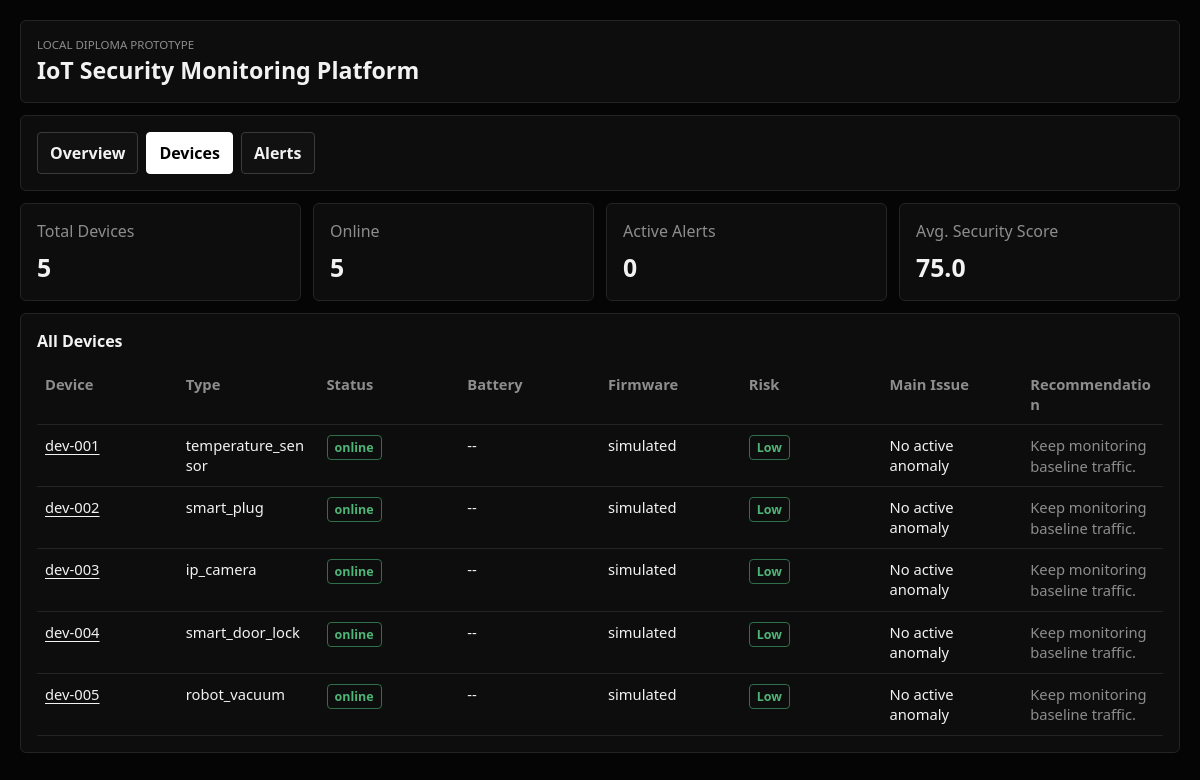
Screenshot of /dashboard/devices with the database file from the repository.
### app/models/registered_device.py (models this page shows)
class RegisteredDevice(Base):
    __tablename__ = "registered_devices"
    id: Mapped[int] = mapped_column(Integer, primary_key=True)
    device_id: Mapped[str] = mapped_column(String(100), unique=True, index=True)
    device_name: Mapped[str] = mapped_column(String(120))
    device_type: Mapped[str] = mapped_column(String(80))
    device_mode: Mapped[str] = mapped_column(String(20), default="simulated")
    ip_address: Mapped[str | None] = mapped_column(String(45), nullable=True)
    mac_address: Mapped[str | None] = mapped_column(String(32), nullable=True)
    created_at: Mapped[datetime] = mapped_column(DateTime(timezone=True), default=utc_now)

### app/main.py (the view)
@app.get("/dashboard/devices", response_class=HTMLResponse)
def dashboard_devices(request: Request, db: Session = Depends(get_db)) -> HTMLResponse:
    return templates.TemplateResponse(
        request,
        "devices.html",
        {"summary": _summary(db), "devices": _registered_device_cards(db)},
    )

### app/templates/devices.html (shortened to what this page needs)
<!DOCTYPE html>
<html lang="ru">
<head>
    <link rel="stylesheet" href="{{ url_for('static', path='/dashboard.css') }}">
</head>
<body>
<main class="page-shell">
    <header class="topbar card">
        <div>
            <p class="eyebrow">Local diploma prototype</p>
            <h1>IoT Security Monitoring Platform</h1>
        </div>
    </header>
    <nav class="nav-bar card">
        <a href="/">Overview</a>
        <a href="/dashboard/devices" class="active">Devices</a>
        <a href="/dashboard/alerts">Alerts</a>
    </nav>
    <section class="kpis">
        <article class="card kpi"><p>Total Devices</p><strong>{{ summary.total_devices }}</strong></article>
        <article class="card kpi"><p>Online</p><strong>{{ summary.online_devices }}</strong></article>
        <article class="card kpi"><p>Active Alerts</p><strong>{{ summary.active_alerts }}</strong></article>
        <article class="card kpi"><p>Avg. Security Score</p><strong>{{ summary.avg_security_score }}</strong></article>
    </section>
    <section class="card">
        <h2>All Devices</h2>
        <table>
            <thead>
            <tr>
                <th>Device</th>
                <th>Type</th>
                <th>Status</th>
                <th>Battery</th>
                <th>Firmware</th>
                <th>Risk</th>
                <th>Main Issue</th>
                <th>Recommendation</th>
            </tr>
            </thead>
            <tbody>
            {% if devices %}
                {% for device in devices %}
                <tr>
                    <td><a href="/dashboard/devices/{{ device.device_id }}" class="device-link">{{ device.device_id }}</a></td>
                    <td>{{ device.device_type }}</td>
                    <td><span class="badge {{ 'online' if device.status == 'online' else 'offline' }}">{{ device.status }}</span></td>
                    <td>{{ device.battery if device.battery is not none else '--' }}{% if device.battery is not none %}%{% endif %}</td>
                    <td>{{ device.firmware_version if device.firmware_version else '--' }}</td>
                    <td><span class="badge risk-{{ device.risk_level | lower }}">{{ device.risk_level }}</span></td>
                    <td>{{ device.main_issue }}</td>
                    <td class="recommendation-cell">{{ device.recommendation }}</td>
                </tr>
                {% endfor %}
            {% else %}
                <tr><td colspan="8">No devices registered yet.</td></tr>
            {% endif %}
            </tbody>
        </table>
    </section>
</main>
</body>
</html>

### app/static/dashboard.css (style rules this page uses)
:root, :root[data-theme="dark"] { --bg: #050505; --panel: #0d0d0d; --panel-2: #111; --ink: #f2f2f2; --muted: #8d8d8d; --line: #242424; --line-strong: #3a3a3a; --accent: #fff; --ok: #87d37c; --warn: #f0c36a; --danger: #ff6b6b; --critical: #e5484d; --high: #ff8a3d; --medium: #f5c451; --low: #4fb477; --info: #4aa3ff; --ml: #9b8cff; --font-ui: "Segoe UI", Arial, sans-serif; }
* { box-sizing: border-box; }
body { margin: 0; min-width: 320px; color: var(--ink); background: var(--bg); font-family: var(--font-ui); }
.page-shell { width: min(1280px, 100%); margin: 0 auto; padding: 20px; display: grid; gap: 12px; }
.card { background: var(--panel); border: 1px solid var(--line); border-radius: 6px; padding: 16px; }
.topbar { display: flex; justify-content: space-between; align-items: center; gap: 16px; }
.topbar h1 { margin: 2px 0 0; font-size: 1.45rem; font-weight: 650; letter-spacing: 0; }
.eyebrow { margin: 0; color: var(--muted); text-transform: uppercase; font-size: 0.72rem; letter-spacing: 0; }
.actions, .nav-bar { display: flex; gap: 8px; flex-wrap: wrap; }
button, .nav-bar a { border: 1px solid var(--line-strong); border-radius: 4px; background: var(--panel-2); color: var(--ink); padding: 9px 12px; font: inherit; font-weight: 600; text-decoration: none; cursor: pointer; }
button:hover, .nav-bar a:hover, .nav-bar a.active, button.primary { background: var(--accent); border-color: var(--accent); color: #000; }
.kpis { display: grid; grid-template-columns: repeat(4, minmax(0, 1fr)); gap: 12px; }
.kpi p { margin: 0; color: var(--muted); }
.kpi strong { display: inline-block; margin-top: 8px; font-size: 1.55rem; font-weight: 650; }
h2, h3 { margin: 0 0 12px; font-size: 1rem; font-weight: 650; }
table { width: 100%; border-collapse: collapse; table-layout: fixed; font-size: 0.92rem; }
th, td { padding: 10px 8px; border-bottom: 1px solid var(--line); text-align: left; vertical-align: top; word-break: break-word; }
th { color: var(--muted); font-weight: 600; }
.recommendation-cell, .hint, .risk-description, .risk-meta { color: var(--muted); line-height: 1.4; }
.badge { display: inline-block; padding: 3px 7px; border: 1px solid var(--line-strong); border-radius: 4px; color: var(--ink); font-size: 0.78rem; font-weight: 650; white-space: nowrap; word-break: normal; }
.badge.online, .badge.risk-low { color: var(--low); border-color: #2f6f4a; }
.device-link { color: var(--ink); text-decoration: underline; text-underline-offset: 3px; }

### rows the page displays
RegisteredDevice: device_id "dev-001", device_type "temperature_sensor", status "online", battery "--", firmware_version "simulated", risk_level "Low", main_issue "No active anomaly", recommendation "Keep monitoring baseline traffic."
RegisteredDevice: device_id "dev-002", device_type "smart_plug", status "online", battery "--", firmware_version "simulated", risk_level "Low", main_issue "No active anomaly", recommendation "Keep monitoring baseline traffic."
RegisteredDevice: device_id "dev-003", device_type "ip_camera", status "online", battery "--", firmware_version "simulated", risk_level "Low", main_issue "No active anomaly", recommendation "Keep monitoring baseline traffic."
RegisteredDevice: device_id "dev-004", device_type "smart_door_lock", status "online", battery "--", firmware_version "simulated", risk_level "Low", main_issue "No active anomaly", recommendation "Keep monitoring baseline traffic."
RegisteredDevice: device_id "dev-005", device_type "robot_vacuum", status "online", battery "--", firmware_version "simulated", risk_level "Low", main_issue "No active anomaly", recommendation "Keep monitoring baseline traffic."

### other values shown
{{ summary.total_devices }} "5"
{{ summary.online_devices }} "5"
{{ summary.active_alerts }} "0"
{{ summary.avg_security_score }} "75.0"
